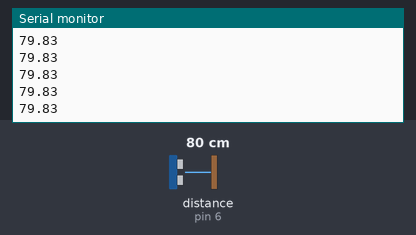
Bench run of a sketch on a simulated Arduino Uno, built with avr-gcc and run on an emulated ATmega328P. On the bench: the last lines printed to the serial monitor. Wiring (inferred from the names in the program): ultrasonic range finder: trigger pin 7; echo pin 6. The test bench sets the inputs (shaded band); at power-on: distance to the obstacle (sensor on pin 6) 80 cm. The echo pulse lasts 58.3 µs per cm.

Above: at 1.2 s.
1.3 s: distance to the obstacle (sensor on pin 6) set to 2 cm
At 1.6 s:
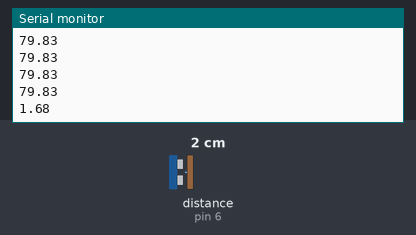
2.8 s: distance to the obstacle (sensor on pin 6) set to 4 cm
At 2.8 s:
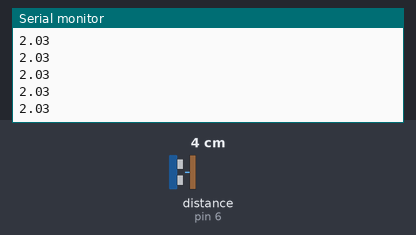
Timing chart, 0 to 5.8 s (numbered marks = the images above; inputs shaded):
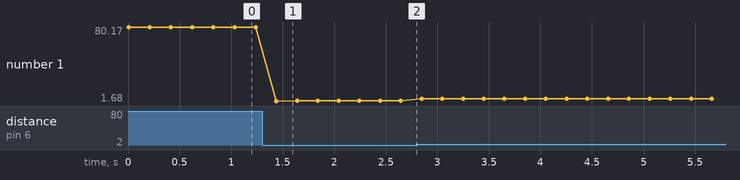

Measured:
- after the input at 1.3 s, the serial monitor: prints a new line after 0.14 s (image 1)
- plotted number 1: 79.83 → 2.03 after the input at 1.3 s, 2.03 → 4.04 after the input at 2.8 s

The sketch:

guia_n_22.ino
```cpp
#define eco 6
#define trig 7

void setup()
{
  pinMode(eco, INPUT);
  pinMode(trig, OUTPUT);
  Serial.begin(9600);
}

void loop()
{
  Serial.println(distancia());
  delay(200);
}

float distancia()
{
  digitalWrite(trig, LOW);
  digitalWrite(trig, HIGH);
  delayMicroseconds(2);
  digitalWrite(trig, LOW);
  float tiempo = pulseIn(eco, HIGH);
  float distancia = (tiempo / 58.2);
  return distancia;
}
```
